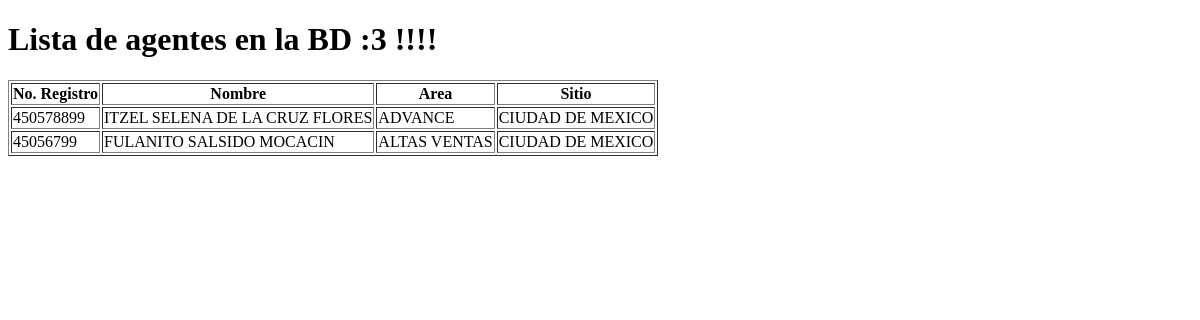
Page /reportes/list_agent/ on the earlier database version.
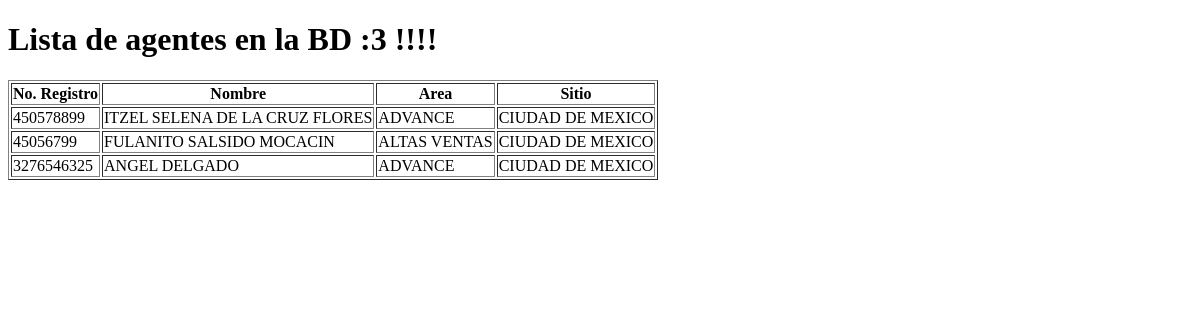
Same page on the later database version.
### reportes/models.py (models this page shows, shortened)
class Agente(models.Model):
    no_registro = models.IntegerField(unique=True)
    nombre = models.CharField(max_length=50)
    sitio_unidad = models.ForeignKey(SitioUnidad, on_delete= models.CASCADE, related_name='unidad_agentes')

class SitioUnidad(models.Model):
    unidad = models.ForeignKey(Unidad, on_delete= models.CASCADE, related_name='m2m_sitio')
    sitio = models.ForeignKey(Sitio, on_delete= models.CASCADE, related_name='m2m_unidad')

class Unidad(models.Model):
    nombre = models.CharField(max_length=30)
    sitios = models.ManyToManyField(Sitio, related_name='unidades_sitio', through="SitioUnidad")

class Sitio(models.Model):
    nombre = models.CharField(max_length=30)

### reportes/views.py (the view)
# urls.py: path('list_agent/', AgentLisView.as_view(), name='list_agent'),
class AgentLisView(ListView):
    template_name = "list_agent.html"
    model = Agente
    queryset = Agente.objects.all()

### templates/list_agent.html (shortened to what this page needs)
<!DOCTYPE html>
<html lang="es">
<head>
</head>
<body>
    <h1>Lista de agentes en la BD :3 !!!! </h1>
    {% if object_list %}
        <table border="1">
            <thead>
                <tr>
                    <th>No. Registro</th>
                    <th>Nombre</th>
                    <th>Area</th>
                    <th>Sitio</th>
                </tr>
            </thead>
            <tbody>
                {% for agente in object_list %}
                    <tr>
                        <td>{{ agente.no_registro }}</td>
                        <td>{{ agente.nombre }}</td>
                        <td>{{ agente.sitio_unidad.unidad.nombre}}</td>
                        <td>{{agente.sitio_unidad.sitio.nombre}}</td>
                    </tr>
                {% endfor %}
            </tbody>
        </table>
    {% else %}
        <p>No hay agentes en la lista.</p>
    {% endif %}
</body>
</html>

Differences in the rows shown:
added Agente: no_registro "3276546325", nombre "ANGEL DELGADO", sitio_unidad.unidad.nombre "ADVANCE", sitio_unidad.sitio.nombre "CIUDAD DE MEXICO"
